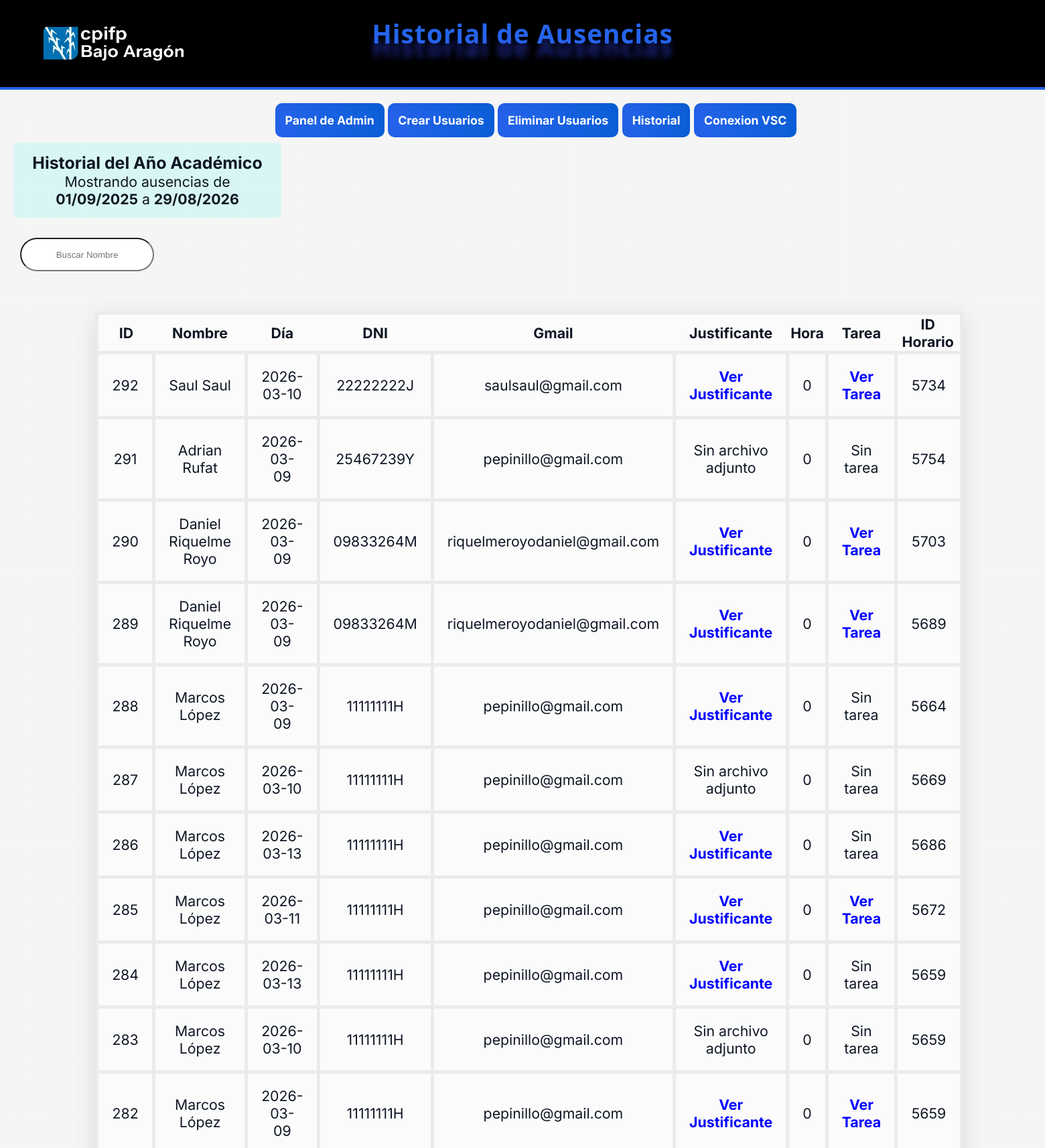
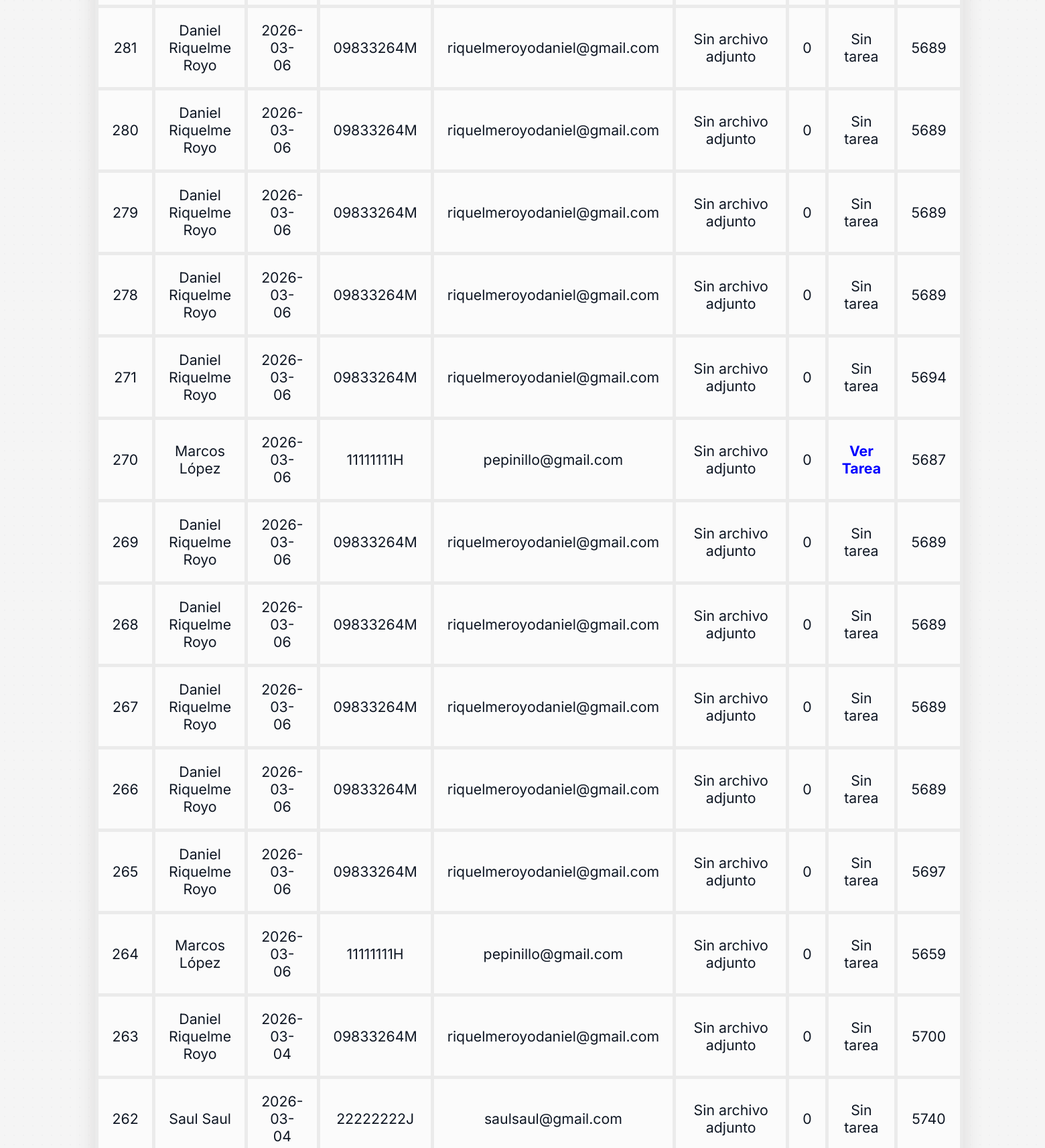
The app's page /historial.php (signed in, upper part) with its own data (2 pictures, top to bottom).
### tables this page shows
CREATE TABLE `ausencia` (
  `id_a` int(11) NOT NULL,
  `dia_a` varchar(100) NOT NULL,
  `tipo` varchar(50) NOT NULL,
  `justificante` mediumtext NOT NULL,
  `hora_a` int(11) NOT NULL,
  `tarea` longtext DEFAULT NULL,
  `dni_usuario_cubridor` varchar(10) DEFAULT NULL,
  `id_horario` int(11) NOT NULL,
  `dni_generador` varchar(255) NOT NULL,
  `estado` varchar(255) NOT NULL DEFAULT 'Pendiente',
  `aceptar` varchar(255) NOT NULL DEFAULT 'NO'
);

CREATE TABLE `usuario` (
  `dni` varchar(10) NOT NULL,
  `nombre` varchar(255) NOT NULL,
  `apellido` varchar(255) NOT NULL,
  `contrasena` varchar(10000) NOT NULL DEFAULT 'prueba',
  `rol` varchar(50) NOT NULL,
  `gmail` varchar(255) NOT NULL,
  `familia` varchar(100) NOT NULL
);

### historial.php (the view, shortened to what this page needs)
<?php
$conexion = mysqli_connect("localhost", "cyberbuild", "Admin1234", "faltas");
$currentDate = new DateTime();
$currentMonth = intval($currentDate->format('m'));
$currentYear = intval($currentDate->format('Y'));
if ($currentMonth >= 9) {
    $academicStartDate = $currentYear . '-09-01';
    $academicEndDate = ($currentYear + 1) . '-08-29';
} else {
    $academicStartDate = ($currentYear - 1) . '-09-01';
    $academicEndDate = $currentYear . '-08-29';
}
$sql = "
    SELECT
        a.id_a,
        a.dia_a,
        a.tipo,
        a.justificante,
        a.hora_a,
        a.tarea,
        a.id_horario,
        u.dni,
        u.gmail,
        u.nombre,
        u.apellido
    FROM ausencia a
    INNER JOIN usuario u
        ON a.dni_generador = u.dni
    WHERE a.dia_a >= '$academicStartDate'
        AND a.dia_a <= '$academicEndDate'
    ORDER BY a.id_a DESC
";
$resultado = mysqli_query($conexion, $sql);
?>
<!DOCTYPE html>
    <html lang="es">
    <head>
        <link rel="stylesheet" href="css.css">
    </head>
    <body>
        <header>
            <h1>Historial de Ausencias</h1>
            <a href="main.php">
        <img id="cpifp" src="media/logo_cpifp.png">
        </a>
        </header>
            <?php include "navpriv.php"; ?>
        <main>
        <div class="infaño">
            <h3>Historial del Año Académico</h3>
            <p>Mostrando ausencias de <strong><?= date('d/m/Y', strtotime($academicStartDate)) ?></strong> a <strong><?= date('d/m/Y', strtotime($academicEndDate)) ?></strong></p>
        </div>
        <input type="text" id="busqueda" placeholder="Buscar Nombre">
    <table id="tabla">
        <tr>
            <th>ID</th>
            <th>Nombre</th>
            <th>Día</th>
            <th>DNI</th>
            <th>Gmail</th>
            <th>Justificante</th>
            <th>Hora</th>
            <th>Tarea</th>
            <th>ID Horario</th>
        </tr>
    <?php if (mysqli_num_rows($resultado) > 0):
            while ($fila = mysqli_fetch_assoc($resultado)): ?>
            <tr>
                <td><?= htmlspecialchars($fila['id_a'])?></td>
                <td><?= htmlspecialchars($fila['nombre']) . ' ' . htmlspecialchars($fila['apellido']) ?></td>
                <td><?= htmlspecialchars($fila['dia_a']) ?></td>
                <td><?= htmlspecialchars($fila['dni']) ?></td>
                <td><?= htmlspecialchars($fila['gmail']) ?></td>
                <td><?= $fila['justificante'] ?></td>
                <td><?= htmlspecialchars($fila['hora_a']) ?></td>
                <td><?= $fila['tarea'] ?></td>
                <td><?= htmlspecialchars($fila['id_horario']) ?></td>
            </tr>
        <?php endwhile; ?>
    <?php else: ?>
        <tr>
            <td colspan="11">No hay ausencias registradas</td>
        </tr>
    <?php endif; ?>
    </table>
    </body>
    </html>

### css.css (style rules this page uses)
* { margin: 0; box-sizing: border-box; }
body { font-family: 'Inter', system-ui, -apple-system, 'Segoe UI', Roboto, 'Helvetica Neue', Arial, sans-serif; font-size: 16px; background-color: #f5f5f5; background-image: radial-gradient(rgba(20,33,61,0.02) 1px, transparent 1px); background-size: 14px 14px; color: #0f1724; -webkit-font-smoothing: antialiased; -moz-osx-font-smoothing: grayscale; }
div { text-align: center; }
table { margin: auto; margin-top: 50px; border-collapse: collapse; border: 5px solid rgb(235, 235, 235); width: 80%; background-color: rgba(255,255,255,0.6); backdrop-filter: blur(6px) saturate(120%); box-shadow: 0 8px 30px rgb(218, 217, 217); border-radius: 10px; }
tr, td { border: 5px solid rgb(235, 235, 235); text-align: center; padding: 20px; border-radius: 10px; }
html, main, body { padding-bottom: 80px; height: 100%; font-size: 1.1em; }
main { padding-left: 20px; }
a { text-decoration: none; color: #fff; }
#busqueda { height: 50px; margin: 10px; border-radius: 200px; text-align: center; width: 200px; }
header { background-color: #000; color: #2563eb; padding: 24px 20px; text-shadow: 0 20px 10px #1a237e; text-align: center; font-family: 'Segoe UI'; letter-spacing: 1px; border-bottom: 4px solid #2563eb; }
.infaño { margin-bottom: 20px; padding: 15px; background-color: #cbf8f5a9; border-radius: 5px; width: 400px; }
#cpifp { width: 300px; height: 280px; margin-right: 1400px; padding: 20px; margin-top: -150px; margin-bottom: -106px; }

### records on screen
ausencia: id_a "292", usuario.nombre "Saul", usuario.apellido "Saul", dia_a "2026-03-10", usuario.dni "22222222J", usuario.gmail "saulsaul@gmail.com", justificante "Ver Justificante", hora_a "0", tarea "Ver Tarea", id_horario "5734"
ausencia: id_a "291", usuario.nombre "Adrian", usuario.apellido "Rufat", dia_a "2026-03-09", usuario.dni "25467239Y", usuario.gmail "pepinillo@gmail.com", justificante "Sin archivo adjunto", hora_a "0", tarea "Sin tarea", id_horario "5754"
ausencia: id_a "290", dni_usuario_cubridor.nombre "Daniel", dni_usuario_cubridor.apellido "Riquelme Royo", dia_a "2026-03-09", dni_usuario_cubridor.dni "09833264M", dni_usuario_cubridor.gmail "riquelmeroyodaniel@gmail.com", justificante "Ver Justificante", hora_a "0", tarea "Ver Tarea", id_horario "5703"
ausencia: id_a "289", dni_usuario_cubridor.nombre "Daniel", dni_usuario_cubridor.apellido "Riquelme Royo", dia_a "2026-03-09", dni_usuario_cubridor.dni "09833264M", dni_usuario_cubridor.gmail "riquelmeroyodaniel@gmail.com", justificante "Ver Justificante", hora_a "0", tarea "Ver Tarea", id_horario "5689"
ausencia: id_a "288", dni_usuario_cubridor.nombre "Marcos", dni_usuario_cubridor.apellido "López", dia_a "2026-03-09", dni_usuario_cubridor.dni "11111111H", dni_usuario_cubridor.gmail "pepinillo@gmail.com", justificante "Ver Justificante", hora_a "0", tarea "Sin tarea", id_horario "5664"
ausencia: id_a "287", dni_usuario_cubridor.nombre "Marcos", dni_usuario_cubridor.apellido "López", dia_a "2026-03-10", dni_usuario_cubridor.dni "11111111H", dni_usuario_cubridor.gmail "pepinillo@gmail.com", justificante "Sin archivo adjunto", hora_a "0", tarea "Sin tarea", id_horario "5669"
ausencia: id_a "286", usuario.nombre "Marcos", usuario.apellido "López", dia_a "2026-03-13", usuario.dni "11111111H", usuario.gmail "pepinillo@gmail.com", justificante "Ver Justificante", hora_a "0", tarea "Sin tarea", id_horario "5686"
ausencia: id_a "285", usuario.nombre "Marcos", usuario.apellido "López", dia_a "2026-03-11", usuario.dni "11111111H", usuario.gmail "pepinillo@gmail.com", justificante "Ver Justificante", hora_a "0", tarea "Ver Tarea", id_horario "5672"
ausencia: id_a "284", usuario.nombre "Marcos", usuario.apellido "López", dia_a "2026-03-13", usuario.dni "11111111H", usuario.gmail "pepinillo@gmail.com", justificante "Ver Justificante", hora_a "0", tarea "Sin tarea", id_horario "5659"
ausencia: id_a "283", dni_usuario_cubridor.nombre "Marcos", dni_usuario_cubridor.apellido "López", dia_a "2026-03-10", dni_usuario_cubridor.dni "11111111H", dni_usuario_cubridor.gmail "pepinillo@gmail.com", justificante "Sin archivo adjunto", hora_a "0", tarea "Sin tarea", id_horario "5659"
ausencia: id_a "282", dni_usuario_cubridor.nombre "Marcos", dni_usuario_cubridor.apellido "López", dia_a "2026-03-09", dni_usuario_cubridor.dni "11111111H", dni_usuario_cubridor.gmail "pepinillo@gmail.com", justificante "Ver Justificante", hora_a "0", tarea "Ver Tarea", id_horario "5659"
ausencia: id_a "281", dni_usuario_cubridor.nombre "Daniel", dni_usuario_cubridor.apellido "Riquelme Royo", dia_a "2026-03-06", dni_usuario_cubridor.dni "09833264M", dni_usuario_cubridor.gmail "riquelmeroyodaniel@gmail.com", justificante "Sin archivo adjunto", hora_a "0", tarea "Sin tarea", id_horario "5689"
ausencia: id_a "280", dni_usuario_cubridor.nombre "Daniel", dni_usuario_cubridor.apellido "Riquelme Royo", dia_a "2026-03-06", dni_usuario_cubridor.dni "09833264M", dni_usuario_cubridor.gmail "riquelmeroyodaniel@gmail.com", justificante "Sin archivo adjunto", hora_a "0", tarea "Sin tarea", id_horario "5689"
ausencia: id_a "279", dni_usuario_cubridor.nombre "Daniel", dni_usuario_cubridor.apellido "Riquelme Royo", dia_a "2026-03-06", dni_usuario_cubridor.dni "09833264M", dni_usuario_cubridor.gmail "riquelmeroyodaniel@gmail.com", justificante "Sin archivo adjunto", hora_a "0", tarea "Sin tarea", id_horario "5689"
ausencia: id_a "278", dni_usuario_cubridor.nombre "Daniel", dni_usuario_cubridor.apellido "Riquelme Royo", dia_a "2026-03-06", dni_usuario_cubridor.dni "09833264M", dni_usuario_cubridor.gmail "riquelmeroyodaniel@gmail.com", justificante "Sin archivo adjunto", hora_a "0", tarea "Sin tarea", id_horario "5689"
ausencia: id_a "271", usuario.nombre "Daniel", usuario.apellido "Riquelme Royo", dia_a "2026-03-06", usuario.dni "09833264M", usuario.gmail "riquelmeroyodaniel@gmail.com", justificante "Sin archivo adjunto", hora_a "0", tarea "Sin tarea", id_horario "5694"
ausencia: id_a "270", dni_usuario_cubridor.nombre "Marcos", dni_usuario_cubridor.apellido "López", dia_a "2026-03-06", dni_usuario_cubridor.dni "11111111H", dni_usuario_cubridor.gmail "pepinillo@gmail.com", justificante "Sin archivo adjunto", hora_a "0", tarea "Ver Tarea", id_horario "5687"
ausencia: id_a "269", usuario.nombre "Daniel", usuario.apellido "Riquelme Royo", dia_a "2026-03-06", usuario.dni "09833264M", usuario.gmail "riquelmeroyodaniel@gmail.com", justificante "Sin archivo adjunto", hora_a "0", tarea "Sin tarea", id_horario "5689"
ausencia: id_a "268", dni_usuario_cubridor.nombre "Daniel", dni_usuario_cubridor.apellido "Riquelme Royo", dia_a "2026-03-06", dni_usuario_cubridor.dni "09833264M", dni_usuario_cubridor.gmail "riquelmeroyodaniel@gmail.com", justificante "Sin archivo adjunto", hora_a "0", tarea "Sin tarea", id_horario "5689"
ausencia: id_a "267", dni_usuario_cubridor.nombre "Daniel", dni_usuario_cubridor.apellido "Riquelme Royo", dia_a "2026-03-06", dni_usuario_cubridor.dni "09833264M", dni_usuario_cubridor.gmail "riquelmeroyodaniel@gmail.com", justificante "Sin archivo adjunto", hora_a "0", tarea "Sin tarea", id_horario "5689"
ausencia: id_a "266", dni_usuario_cubridor.nombre "Daniel", dni_usuario_cubridor.apellido "Riquelme Royo", dia_a "2026-03-06", dni_usuario_cubridor.dni "09833264M", dni_usuario_cubridor.gmail "riquelmeroyodaniel@gmail.com", justificante "Sin archivo adjunto", hora_a "0", tarea "Sin tarea", id_horario "5689"
ausencia: id_a "265", dni_usuario_cubridor.nombre "Daniel", dni_usuario_cubridor.apellido "Riquelme Royo", dia_a "2026-03-06", dni_usuario_cubridor.dni "09833264M", dni_usuario_cubridor.gmail "riquelmeroyodaniel@gmail.com", justificante "Sin archivo adjunto", hora_a "0", tarea "Sin tarea", id_horario "5697"
ausencia: id_a "264", usuario.nombre "Marcos", usuario.apellido "López", dia_a "2026-03-06", usuario.dni "11111111H", usuario.gmail "pepinillo@gmail.com", justificante "Sin archivo adjunto", hora_a "0", tarea "Sin tarea", id_horario "5659"
ausencia: id_a "263", usuario.nombre "Daniel", usuario.apellido "Riquelme Royo", dia_a "2026-03-04", usuario.dni "09833264M", usuario.gmail "riquelmeroyodaniel@gmail.com", justificante "Sin archivo adjunto", hora_a "0", tarea "Sin tarea", id_horario "5700"
ausencia: id_a "262", usuario.nombre "Saul", usuario.apellido "Saul", dia_a "2026-03-04", usuario.dni "22222222J", usuario.gmail "saulsaul@gmail.com", justificante "Sin archivo adjunto", hora_a "0", tarea "Sin tarea", id_horario "5740"
